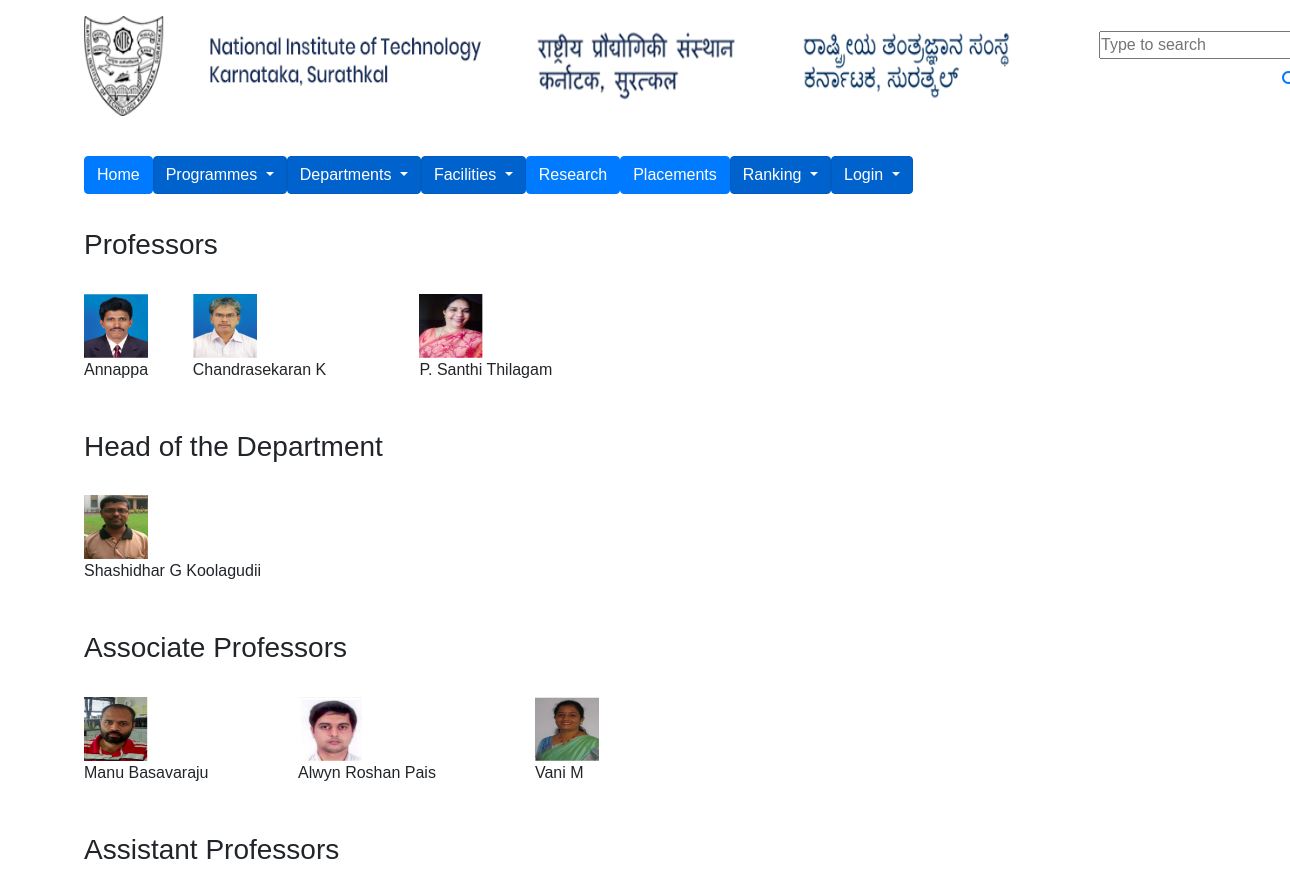
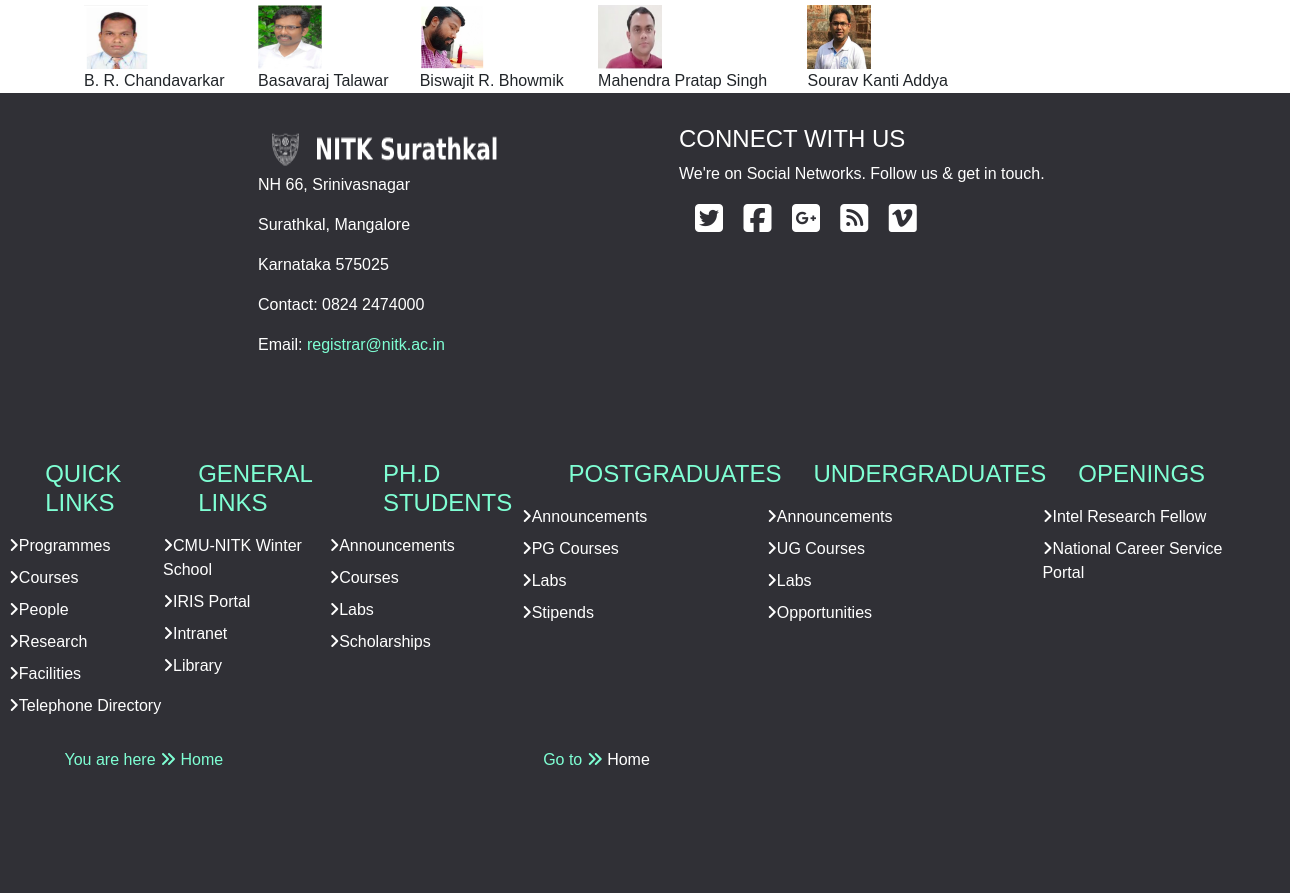
Screenshot of /faculty with the database file from the repository (2 pictures, top to bottom).
### nitk_cse/models.py (models this page shows, shortened)
class Professor(db.Model):
    id = db.Column(db.Integer, primary_key=True)
    name = db.Column(db.String(200), unique=True, nullable=False)
    title = db.Column(db.String(200), nullable=False)
    image_file = db.Column(db.String(20), nullable=False, default='default.jpg')

### nitk_cse/routes.py (the view)
@app.route("/faculty")
def faculty():
    profs = Professor.query.filter_by(title="Professor")
    hod = Professor.query.filter_by(title="Head of Department")
    asso = Professor.query.filter_by(title="Associate Professor")
    assi = Professor.query.filter_by(title="Assistant Professor")
    return render_template('faculty.html', profs=profs, hod=hod, asso=asso, assi=assi)

### nitk_cse/templates/faculty.html
{% extends "layout.html" %}
{% block content %}
<div class="container">
<br>
<br>
<h3>Professors</h3><br>
<table style="width:50%; padding: 15px; ">
    <tr>
        {% for h in profs %}
        <td>
            <img src="{{ url_for('static', filename='prof_img/' + h.image_file) }}" style="width: 64px; height: 64px;"><br>
            {{ h.name }}
        </td>
        {% endfor %}
    </tr>
</table>
<br><br>
<h3>Head of the Department </h3><br>
<table style="width:80%; padding: 15px; ">
    <tr>
        {% for h in hod %}
        <td>
            <img src="{{ url_for('static', filename='prof_img/' + h.image_file) }}" style="width: 64px; height: 64px;"><br>
            {{ h.name }}
        </td>
        {% endfor %}
    </tr>
</table>
<br><br>
<h3>Associate Professors </h3><br>
<table style="width:50%; padding: 15px; ">
    <tr>
        {% for h in asso %}
        <td>
            <img src="{{ url_for('static', filename='prof_img/' + h.image_file) }}" style="width: 64px; height: 64px;"><br>
            {{ h.name }}
        </td>
        {% endfor %}
    </tr>
</table>
<br><br>
<h3>Assistant Professors</h3><br>
<table style="width:80%; padding: 15px; ">
    <tr>
        {% for h in assi %}
        <td>
            <img src="{{ url_for('static', filename='prof_img/' + h.image_file) }}" style="width: 64px; height: 64px;"><br>
            {{ h.name }}
        </td>
        {% endfor %}
    </tr>
</table>
</div>
{% endblock content %}

### nitk_cse/static/main.css (style rules this page uses)
* { padding: 0; margin: 0; box-sizing: border-box; -webkit-font-smoothing: antialiased; }
body { font-family: sans-serif; }
.container { max-width: 1152px; padding: 0 15px; margin: 0 auto; }

### rows the page displays
Professor: image_file (picture), name "Annappa"
Professor: image_file (picture), name "Chandrasekaran K"
Professor: image_file (picture), name "P. Santhi Thilagam"
Professor: image_file (picture), name "Shashidhar G Koolagudii"
Professor: image_file (picture), name "Manu Basavaraju"
Professor: image_file (picture), name "Alwyn Roshan Pais"
Professor: image_file (picture), name "Vani M"
Professor: image_file (picture), name "B. R. Chandavarkar"
Professor: image_file (picture), name "Basavaraj Talawar"
Professor: image_file (picture), name "Biswajit R. Bhowmik"
Professor: image_file (picture), name "Mahendra Pratap Singh"
Professor: image_file (picture), name "Sourav Kanti Addya"
